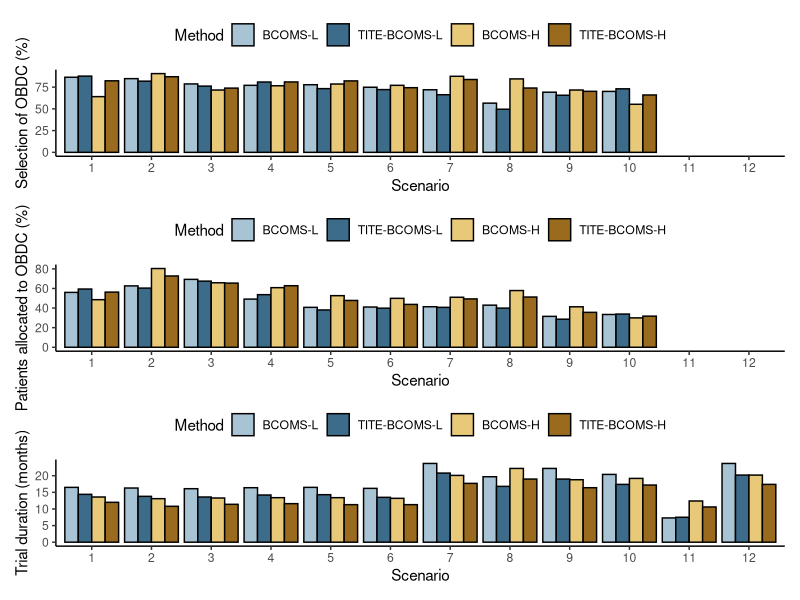

Here is the R script that generated this plot:
setwd("plot")
library(ggplot2)
library(dplyr)
library(patchwork)

df <- data.frame(
  Scenario = factor(rep(1:12, each = 4)),
  Method = factor(rep(c("BCOMS-L", "TITE-BCOMS-L", "BCOMS-H", "TITE-BCOMS-H"), 12),
    levels = c("BCOMS-L", "TITE-BCOMS-L", "BCOMS-H", "TITE-BCOMS-H")
  ),
  # Sel = select OBDC correctly (%)
  Sel = c(
    86.4, 87.7, 64.1, 82.3,   # Scenario 1  
    84.8, 81.9, 90.6, 87,     # Scenario 2  
    78.7, 76.2, 71.7, 73.9,   # Scenario 3  
    77.1, 80.9, 76.6, 81,     # Scenario 4  
    77.8, 73.3, 78.6, 82.2,   # Scenario 5  
    74.9, 72.2, 77.1, 74.4,   # Scenario 6  
    72, 66.3, 87.5, 83.8,     # Scenario 7  
    56.6, 49.6, 84.5, 74,     # Scenario 8  
    69.2, 65.7, 71.7, 70.2,   # Scenario 9  
    70.1, 73.1, 55.3, 66,     # Scenario 10 
    NA, NA, NA, NA,           # Scenario 11
    NA, NA, NA, NA            # Scenario 12
  ),
  # Pat = average percent of patients treated at OBDC correctly (%)
  Pat = c(
    56, 59.44, 48.58, 56.29,   # Scenario 1
    62.65, 60.4, 80.38, 72.76, # Scenario 2
    69.31, 67.51, 65.83, 65.49,# Scenario 3
    49.17, 53.7, 60.84, 62.83, # Scenario 4
    40.75, 38.08, 52.68, 47.79,# Scenario 5
    41.06, 39.9, 49.94, 43.75, # Scenario 6
    41.38, 40.75, 51.04, 49.37,# Scenario 7
    42.98, 39.96, 57.89, 51.28,# Scenario 8
    31.54, 28.66, 41.3, 35.64, # Scenario 9
    33.46, 33.89, 30, 31.77,   # Scenario 10
    NA, NA, NA, NA,            # Scenario 11
    NA, NA, NA, NA             # Scenario 12
  ),
  # Duration = average trial duration
  Duration = c(
    16.5, 14.4, 13.6, 12,     # Scenario 1  
    16.3, 13.8, 13.1, 10.8,   # Scenario 2  
    16.1, 13.6, 13.3, 11.4,   # Scenario 3  
    16.4, 14.2, 13.4, 11.6,   # Scenario 4  
    16.5, 14.3, 13.4, 11.3,   # Scenario 5  
    16.2, 13.5, 13.2, 11.3,   # Scenario 6  
    23.7, 20.8, 20.1, 17.7,   # Scenario 7  
    19.7, 16.8, 22.2, 19,     # Scenario 8  
    22.2, 19, 18.8, 16.4,     # Scenario 9  
    20.4, 17.4, 19.2, 17.2,   # Scenario 10 
    7.3,  7.5,  12.4, 10.6,   # Scenario 11 
    23.7, 20.2, 20.2, 17.4    # Scenario 12 
  )
)

colors <- c(
  "BCOMS-L"       = "#a8c4d4",
  "TITE-BCOMS-L"  = "#3d6b8a",
  "BCOMS-H"      = "#e8c97a",
  "TITE-BCOMS-H" = "#9a6b1f"
)

make_plot <- function(data, y_var, y_label) {
  ggplot(data, aes(x = Scenario, y = .data[[y_var]], fill = Method)) +
    geom_col(position = position_dodge(width = 0.9), color = "black", na.rm = TRUE) +
    scale_fill_manual(values = colors) +
    labs(x = "Scenario", y = y_label) +
    theme_classic() +
    theme(
      legend.position = "top",
      plot.title = element_text(hjust = 0)
    )
}

p1 <- make_plot(df, "Sel", "Selection of OBDC (%)")
p2 <- make_plot(df, "Pat", "Patients allocated to OBDC (%)")
p3 <- make_plot(df, "Duration", "Trial duration (months)")

pdf("output/tite_main.pdf", width = 12, height = 9)
print(p1 / p2 / p3)
dev.off()
